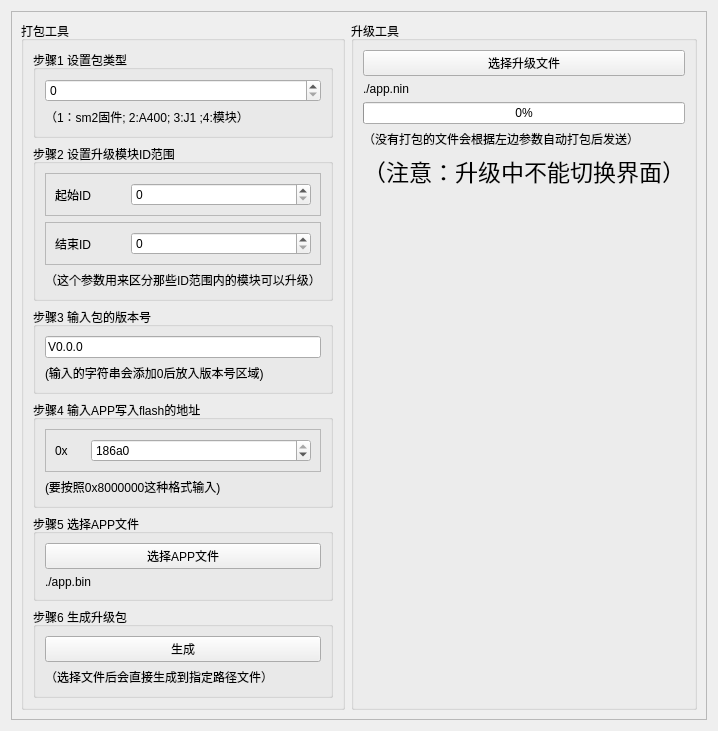
                <widget class="QWidget" name="tab_5">
                 <attribute name="title">
                  <string>SACP升级工具</string>
                 </attribute>
                 <layout class="QHBoxLayout" name="horizontalLayout_28">
                  <item>
                   <widget class="QFrame" name="frame_60">
                    <property name="frameShape">
                     <enum>QFrame::StyledPanel</enum>
                    </property>
                    <property name="frameShadow">
                     <enum>QFrame::Raised</enum>
                    </property>
                    <layout class="QHBoxLayout" name="horizontalLayout_47" stretch="1,1">
                     <item>
                      <widget class="QGroupBox" name="groupBox_8">
                       <property name="title">
                        <string>打包工具</string>
                       </property>
                       <layout class="QVBoxLayout" name="verticalLayout_19">
                        <item>
                         <widget class="QGroupBox" name="groupBox_17">
                          <property name="title">
                           <string>步骤1 设置包类型</string>
                          </property>
                          <layout class="QVBoxLayout" name="verticalLayout_20">
                           <item>
                            <widget class="QSpinBox" name="update_pack_type">
                             <property name="maximum">
                              <number>65535</number>
                             </property>
                            </widget>
                           </item>
                           <item>
                            <widget class="QLabel" name="label_13">
                             <property name="text">
                              <string>（1：sm2固件; 2:A400; 3:J1 ;4:模块）</string>
                             </property>
                            </widget>
                           </item>
                          </layout>
                         </widget>
                        </item>
                        <item>
                         <widget class="QGroupBox" name="groupBox_21">
                          <property name="title">
                           <string>步骤2 设置升级模块ID范围</string>
                          </property>
                          <layout class="QVBoxLayout" name="verticalLayout_23">
                           <item>
                            <widget class="QFrame" name="frame_61">
                             <property name="frameShape">
                              <enum>QFrame::StyledPanel</enum>
                             </property>
                             <property name="frameShadow">
                              <enum>QFrame::Raised</enum>
                             </property>
                             <layout class="QHBoxLayout" name="horizontalLayout_48">
                              <item>
                               <widget class="QLabel" name="label_14">
                                <property name="maximumSize">
                                 <size>
                                  <width>70</width>
                                  <height>16777215</height>
                                 </size>
                                </property>
                                <property name="text">
                                 <string>起始ID</string>
                                </property>
                               </widget>
                              </item>
                              <item>
                               <widget class="QSpinBox" name="update_pack_start_id">
                                <property name="maximum">
                                 <number>65535</number>
                                </property>
                                <property name="displayIntegerBase">
                                 <number>10</number>
                                </property>
                               </widget>
                              </item>
                             </layout>
                            </widget>
                           </item>
                           <item>
                            <widget class="QFrame" name="frame_62">
                             <property name="frameShape">
                              <enum>QFrame::StyledPanel</enum>
                             </property>
                             <property name="frameShadow">
                              <enum>QFrame::Raised</enum>
                             </property>
                             <layout class="QHBoxLayout" name="horizontalLayout_49">
                              <item>
                               <widget class="QLabel" name="label_48">
                                <property name="maximumSize">
                                 <size>
                                  <width>70</width>
                                  <height>16777215</height>
                                 </size>
                                </property>
                                <property name="text">
                                 <string>结束ID</string>
                                </property>
                               </widget>
                              </item>
                              <item>
                               <widget class="QSpinBox" name="update_pack_end_id">
                                <property name="maximum">
                                 <number>65535</number>
                                </property>
                               </widget>
                              </item>
                             </layout>
                            </widget>
                           </item>
                           <item>
                            <widget class="QLabel" name="label_49">
                             <property name="text">
                              <string>（这个参数用来区分那些ID范围内的模块可以升级）</string>
                             </property>
                            </widget>
                           </item>
                          </layout>
                         </widget>
                        </item>
                        <item>
                         <widget class="QGroupBox" name="groupBox_22">
                          <property name="title">
                           <string>步骤3 输入包的版本号</string>
                          </property>
                          <layout class="QVBoxLayout" name="verticalLayout_24">
                           <item>
                            <widget class="QLineEdit" name="update_pack_version">
                             <property name="focusPolicy">
                              <enum>Qt::WheelFocus</enum>
                             </property>
                             <property name="text">
                              <string>V0.0.0</string>
                             </property>
                             <property name="maxLength">
                              <number>31</number>
                             </property>
                            </widget>
                           </item>
                           <item>
                            <widget class="QLabel" name="label_52">
                             <property name="text">
                              <string>(输入的字符串会添加0后放入版本号区域)</string>
                             </property>
                            </widget>
                           </item>
                          </layout>
                         </widget>
                        </item>
                        <item>
                         <widget class="QGroupBox" name="groupBox_23">
                          <property name="title">
                           <string>步骤4 输入APP写入flash的地址</string>
                          </property>
                          <layout class="QVBoxLayout" name="verticalLayout_25">
                           <item>
                            <widget class="QFrame" name="frame_63">
                             <property name="frameShape">
                              <enum>QFrame::StyledPanel</enum>
                             </property>
                             <property name="frameShadow">
                              <enum>QFrame::Raised</enum>
                             </property>
                             <layout class="QHBoxLayout" name="horizontalLayout_50">
                              <item>
                               <widget class="QLabel" name="label_56">
                                <property name="maximumSize">
                                 <size>
                                  <width>30</width>
                                  <height>16777215</height>
                                 </size>
                                </property>
                                <property name="text">
                                 <string>0x</string>
                                </property>
                               </widget>
                              </item>
                              <item>
                               <widget class="QSpinBox" name="update_pack_flash_addr">
                                <property name="maximumSize">
                                 <size>
                                  <width>16777215</width>
                                  <height>16777200</height>
                                 </size>
                                </property>
                                <property name="maximum">
                                 <number>999999999</number>
                                </property>
                                <property name="value">
                                 <number>134217728</number>
                                </property>
                                <property name="displayIntegerBase">
                                 <number>16</number>
                                </property>
                               </widget>
                              </item>
                             </layout>
                            </widget>
                           </item>
                           <item>
                            <widget class="QLabel" name="label_55">
                             <property name="text">
                              <string>(要按照0x8000000这种格式输入)</string>
                             </property>
                            </widget>
                           </item>
                          </layout>
                         </widget>
                        </item>
                        <item>
                         <widget class="QGroupBox" name="groupBox_24">
                          <property name="title">
                           <string>步骤5 选择APP文件</string>
                          </property>
                          <layout class="QVBoxLayout" name="verticalLayout_26">
                           <item>
                            <widget class="QPushButton" name="update_pack_app_file">
                             <property name="text">
                              <string>选择APP文件</string>
                             </property>
                            </widget>
                           </item>
                           <item>
                            <widget class="QLabel" name="update_pack_app_path">
                             <property name="maximumSize">
                              <size>
                               <width>350</width>
                               <height>16777215</height>
                              </size>
                             </property>
                             <property name="text">
                              <string>./app.bin</string>
                             </property>
                            </widget>
                           </item>
                          </layout>
                         </widget>
                        </item>
                        <item>
                         <widget class="QGroupBox" name="groupBox_25">
                          <property name="title">
                           <string>步骤6 生成升级包</string>
                          </property>
                          <layout class="QVBoxLayout" name="verticalLayout_27">
                           <item>
                            <widget class="QPushButton" name="update_pack_creat">
                             <property name="text">
                              <string>生成</string>
                             </property>
                            </widget>
                           </item>
                           <item>
                            <widget class="QLabel" name="label_57">
                             <property name="text">
                              <string>（选择文件后会直接生成到指定路径文件）</string>
                             </property>
                            </widget>
                           </item>
                          </layout>
                         </widget>
                        </item>
                       </layout>
                      </widget>
                     </item>
                     <item>
                      <widget class="QGroupBox" name="groupBox_16">
                       <property name="title">
                        <string>升级工具</string>
                       </property>
                       <layout class="QVBoxLayout" name="verticalLayout_21">
                        <item>
                         <widget class="QPushButton" name="update_start_button">
                          <property name="text">
                           <string>选择升级文件</string>
                          </property>
                         </widget>
                        </item>
                        <item>
                         <widget class="QLabel" name="last_update_file_path">
                          <property name="maximumSize">
                           <size>
                            <width>350</width>
                            <height>16777215</height>
                           </size>
                          </property>
                          <property name="text">
                           <string>./app.nin</string>
                          </property>
                         </widget>
                        </item>
                        <item>
                         <widget class="QProgressBar" name="update_progress">
                          <property name="value">
                           <number>0</number>
                          </property>
                         </widget>
                        </item>
                        <item>
                         <widget class="QLabel" name="label_58">
                          <property name="text">
                           <string>（没有打包的文件会根据左边参数自动打包后发送）</string>
                          </property>
                         </widget>
                        </item>
                        <item>
                         <widget class="QLabel" name="label_61">
                          <property name="font">
                           <font>
                            <pointsize>17</pointsize>
                           </font>
                          </property>
                          <property name="text">
                           <string>（注意：升级中不能切换界面）</string>
                          </property>
                          <property name="alignment">
                           <set>Qt::AlignCenter</set>
                          </property>
                         </widget>
                        </item>
                        <item>
                         <spacer name="verticalSpacer_8">
                          <property name="orientation">
                           <enum>Qt::Vertical</enum>
                          </property>
                          <property name="sizeHint" stdset="0">
                           <size>
                            <width>20</width>
                            <height>40</height>
                           </size>
                          </property>
                         </spacer>
                        </item>
                       </layout>
                      </widget>
                     </item>
                    </layout>
                   </widget>
                  </item>
                 </layout>
                </widget>
